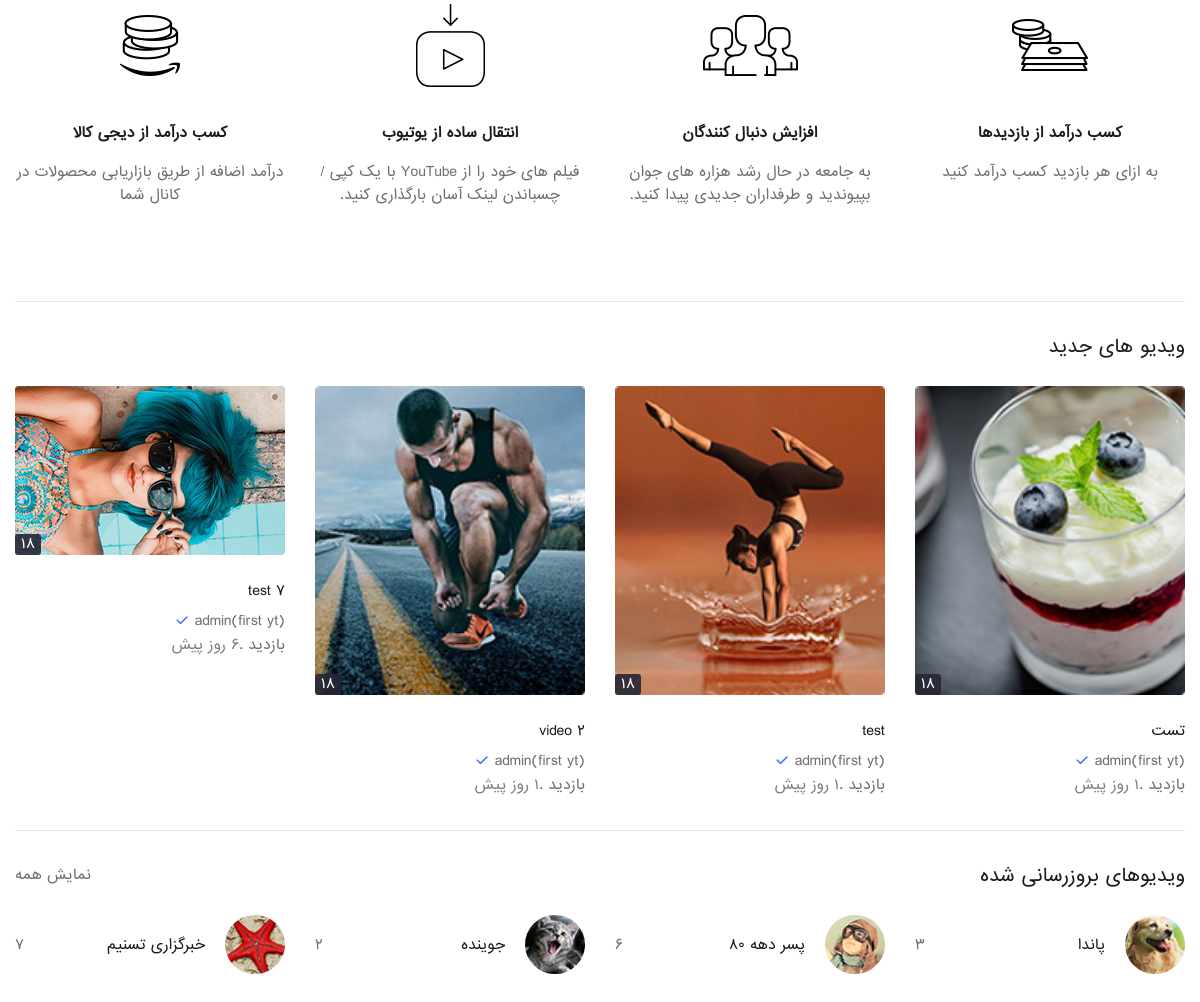
/ (middle part), run on an earlier commit of the app's database.
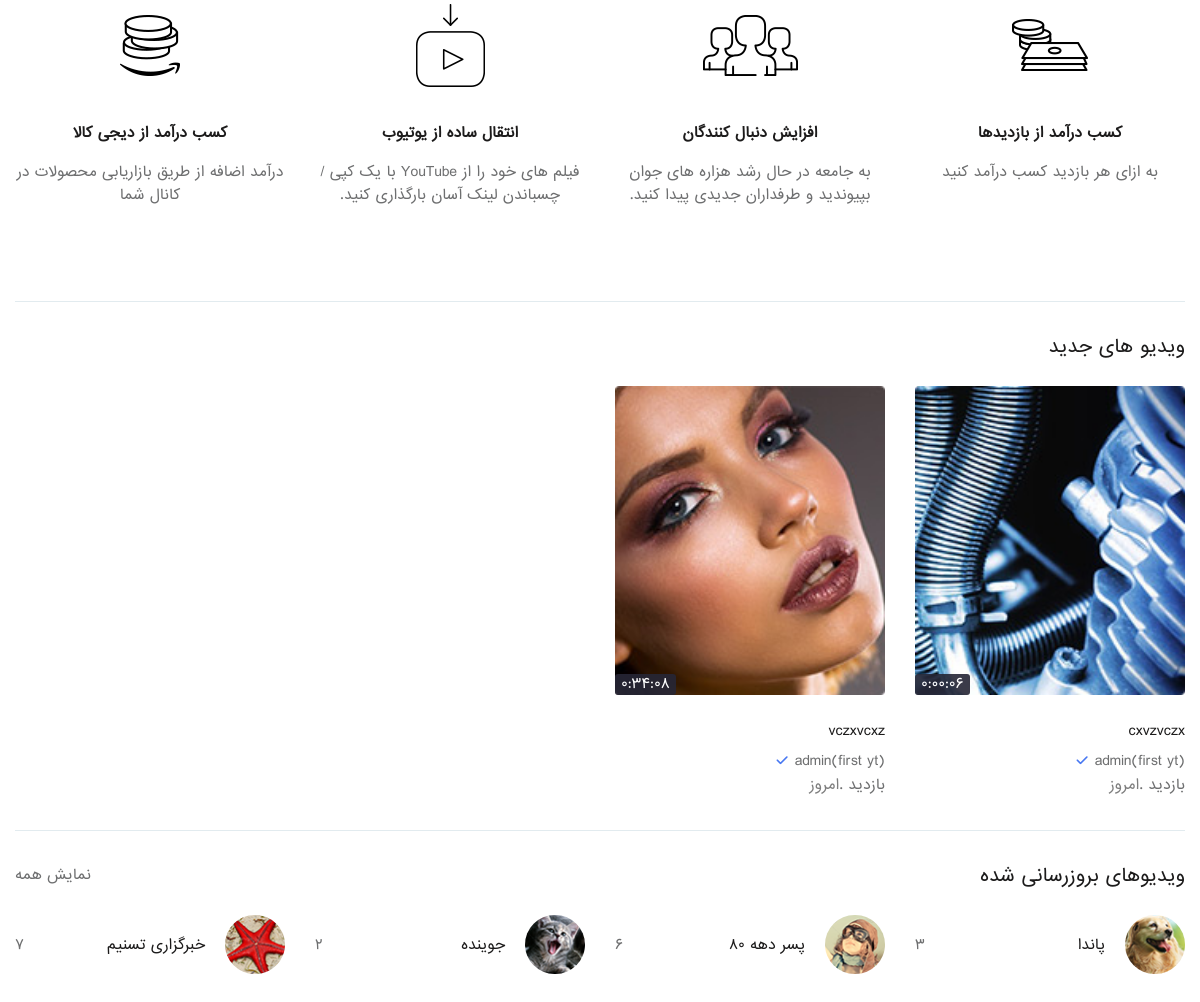
And on a later commit of the database.
### youtube/models.py (models this page shows, shortened)
class Video(models.Model):
    youtuber = models.ForeignKey('account.Profile',on_delete=models.CASCADE)
    title = models.CharField(max_length=255)
    description = RichTextUploadingField()
    category = models.ForeignKey('Category',on_delete=models.PROTECT,null=True)
    video = models.FileField(upload_to=get_upload_path)
    video_time = models.CharField(max_length=15,null=True,blank=True)
    thumbnail = models.ImageField(upload_to=get_upload_path)
    monetize = models.BooleanField(default=True)
    tags = models.ManyToManyField('VideoTag')
    pin_comment = models.CharField(max_length=10,null=True,blank=True)
    like = models.ManyToManyField('account.Profile',related_name='like')
    published = models.BooleanField(default=False)
    show = models.BooleanField(default=True)
    created = models.DateTimeField(auto_now_add=True)
    updated = models.DateTimeField(auto_now=True)
    @property
    def days_passed(self):
        today = datetime.now(timezone.utc)
        days_passed = today - self.created
        return f"{days_passed.days} روز پیش" if days_passed.days != 0 else 'امروز'
    @property
    def visited(self):
        hit_count = get_hitcount_model().objects.get_for_object(self)
        return hit_count.hits

### account/models.py (models this page shows, shortened)
class Profile(models.Model):
    user = models.ForeignKey(User,on_delete=models.CASCADE)
    channel_name = models.CharField(max_length=30,null=True,unique=True)
    first_name  = models.CharField(max_length=255)
    last_name  = models.CharField(max_length=255)
    image = models.ImageField(null=True,blank=True)
    description = models.TextField()
    created_date = models.DateTimeField(auto_now_add=True)
    updated_date = models.DateTimeField(auto_now=True)

### youtube/views.py (the view)
# urls.py: path('',views.index,name='home'),
def index(request):
    context = {
        'latest_videos': Video.objects.filter(published=True).order_by('-created'),
    }
    return render(request,'index.html',context)

### templates/index.html (shortened to what the changed rows need)
{% extends 'base.html' %}
{% load static %}
{% block body %}
<section class="vds-main">
	<div class="vidz-row">
		<div class="container">
			<div class="vidz_sec">
				<div class="vidz_list">
					<div class="row">
						{% for video in latest_videos %}
						<div class="col-lg-3 col-md-6 col-sm-6 col-6 full_wdth">
							<div class="videoo">
								<div class="vid_thumbainl">
									<a href="{% url 'youtube:video_detail' video.id %}" title="{{video.category.name}}">
										<img src="{{video.thumbnail.url}}" alt="{{video.title}}">
										<span class="vid-time">{{video.video_time}}</span>
									</a>
								</div>
								<div class="video_info">
									<h3><a href="{% url 'youtube:video_detail' video.id %}" title="{{video.title}}">{{video.title|truncatechars:35}}</a></h3>
									<h4><a href="#" title="مشاهده کانال">{{video.youtuber.channel_name}}</a> <span class="verify_ic"><i class="icon-tick"></i></span></h4>
									<span>{{video.visited}} بازدید .<small class="posted_dt">{{video.days_passed}}</small></span>
								</div>
							</div>
						</div>
						{% endfor %}
					</div>
				</div>
			</div>
		</div>
	</div>
</section>
{% endblock body %}

What changed in the data, as far as the page shows it:
removed Video: thumbnail (picture), video_time "18", title "تست", youtuber.channel_name "admin(first yt)", days_passed "1 روز پیش"
removed Video: thumbnail (picture), video_time "18", title "test", youtuber.channel_name "admin(first yt)", days_passed "1 روز پیش"
removed Video: thumbnail (picture), video_time "18", title "video 2", youtuber.channel_name "admin(first yt)", days_passed "1 روز پیش"
removed Video: thumbnail (picture), video_time "18", title "test 7", youtuber.channel_name "admin(first yt)", days_passed "6 روز پیش"
added Video: thumbnail (picture), video_time "0:00:06", title "cxvzvczx", youtuber.channel_name "admin(first yt)", days_passed "امروز"
added Video: thumbnail (picture), video_time "0:34:08", title "vczxvcxz", youtuber.channel_name "admin(first yt)", days_passed "امروز"
